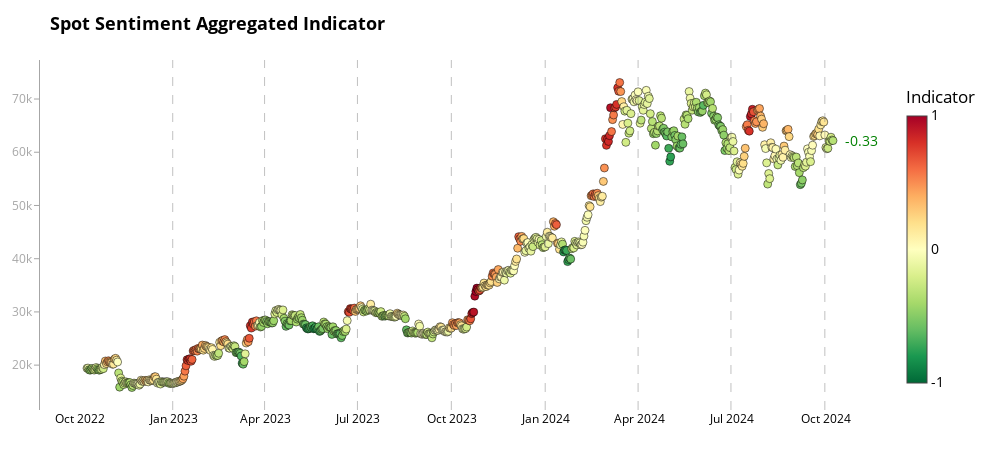

Notebook source saved alongside this figure:
### Code cell
# Example usage
fig2 = chart_aggregate(merged_df, 'aggregate_indicator_equalweight', 'price_usd_close', "Spot Sentiment Aggregated Indicator")
fig2.show()
pio.write_html(fig2, file=f'bitcoin_analysis_spot_aggr_last_1year.html')
print("All charts have been displayed and saved as separate HTML files.")

### Figure 1 — Plotly figure (JSON) as saved in the notebook; plotly's stock layout.template omitted (floating-point values rounded to 4 significant figures; data arrays with more than 128 entries replaced by an {"elided": "..."} marker saying what was removed)
{"data": [{"hoverinfo": "text", "marker": {"cmax": 1, "cmin": -1, "color": {"elided": "732 float values"}, "colorbar": {"len": 0.9, "lenmode": "fraction", "thickness": 20, "ticktext": ["-1", "0", "1"], "tickvals": [-1, 0, 1], "title": {"text": "Indicator"}, "x": 1.02, "xpad": 10}, "colorscale": [[0.0, "rgb(0,104,55)"], [0.1, "rgb(26,152,80)"], [0.2, "rgb(102,189,99)"], [0.3, "rgb(166,217,106)"], [0.4, "rgb(217,239,139)"], [0.5, "rgb(255,255,191)"], [0.6, "rgb(254,224,139)"], [0.7, "rgb(253,174,97)"], [0.8, "rgb(244,109,67)"], [0.9, "rgb(215,48,39)"], [1.0, "rgb(165,0,38)"]], "line": {"color": "black", "width": 0.5}, "size": 8}, "mode": "markers", "text": {"elided": "732 str values"}, "x": {"elided": "732 str values"}, "y": {"elided": "732 float values"}, "type": "scatter"}], "layout": {"shapes": [{"line": {"color": "rgba(128, 128, 128, 0.7)", "dash": "dash", "width": 1}, "opacity": 0.7, "type": "line", "x0": "2022-12-31T00:00:00", "x1": "2022-12-31T00:00:00", "xref": "x", "y0": 0, "y1": 1, "yref": "y domain"}, {"line": {"color": "rgba(128, 128, 128, 0.7)", "dash": "dash", "width": 1}, "opacity": 0.7, "type": "line", "x0": "2023-03-31T00:00:00", "x1": "2023-03-31T00:00:00", "xref": "x", "y0": 0, "y1": 1, "yref": "y domain"}, {"line": {"color": "rgba(128, 128, 128, 0.7)", "dash": "dash", "width": 1}, "opacity": 0.7, "type": "line", "x0": "2023-06-30T00:00:00", "x1": "2023-06-30T00:00:00", "xref": "x", "y0": 0, "y1": 1, "yref": "y domain"}, {"line": {"color": "rgba(128, 128, 128, 0.7)", "dash": "dash", "width": 1}, "opacity": 0.7, "type": "line", "x0": "2023-09-30T00:00:00", "x1": "2023-09-30T00:00:00", "xref": "x", "y0": 0, "y1": 1, "yref": "y domain"}, {"line": {"color": "rgba(128, 128, 128, 0.7)", "dash": "dash", "width": 1}, "opacity": 0.7, "type": "line", "x0": "2023-12-31T00:00:00", "x1": "2023-12-31T00:00:00", "xref": "x", "y0": 0, "y1": 1, "yref": "y domain"}, {"line": {"color": "rgba(128, 128, 128, 0.7)", "dash": "dash", "width": 1}, "opacity": 0.7, "type": "line", "x0": "2024-03-31T00:00:00", "x1": "2024-03-31T00:00:00", "xref": "x", "y0": 0, "y1": 1, "yref": "y domain"}, {"line": {"color": "rgba(128, 128, 128, 0.7)", "dash": "dash", "width": 1}, "opacity": 0.7, "type": "line", "x0": "2024-06-30T00:00:00", "x1": "2024-06-30T00:00:00", "xref": "x", "y0": 0, "y1": 1, "yref": "y domain"}, {"line": {"color": "rgba(128, 128, 128, 0.7)", "dash": "dash", "width": 1}, "opacity": 0.7, "type": "line", "x0": "2024-09-30T00:00:00", "x1": "2024-09-30T00:00:00", "xref": "x", "y0": 0, "y1": 1, "yref": "y domain"}], "annotations": [{"align": "left", "font": {"color": "green", "size": 14}, "showarrow": false, "text": "-0.33", "x": "2024-10-08T00:00:00", "xanchor": "left", "xshift": 10, "y": 62180.0, "yanchor": "middle"}], "title": {"font": {"color": "black", "size": 18, "weight": "bold"}, "text": "Spot Sentiment Aggregated Indicator"}, "font": {"color": "black", "size": 14}, "margin": {"l": 40, "r": 120, "t": 60, "b": 40}, "showlegend": false, "hovermode": "closest", "plot_bgcolor": "white", "paper_bgcolor": "white", "width": 1000, "height": 450, "xaxis": {"tickfont": {"color": "black", "size": 12}, "showgrid": false, "zeroline": false, "dtick": "M3", "tickformat": "%b %Y", "showline": false, "mirror": false}, "yaxis": {"tickfont": {"color": "rgba(128, 128, 128, 0.7)", "size": 12}, "showgrid": false, "zeroline": false, "showline": true, "linewidth": 1, "linecolor": "rgba(128, 128, 128, 0.7)", "mirror": false, "ticks": "outside", "ticklen": 5, "tickcolor": "rgba(128, 128, 128, 0.7)"}}}
